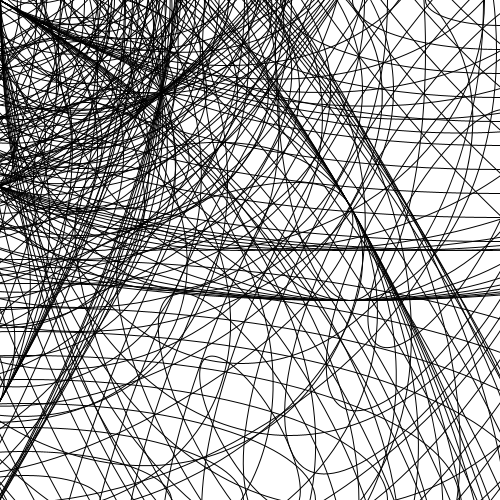
Frame 1 (no input)
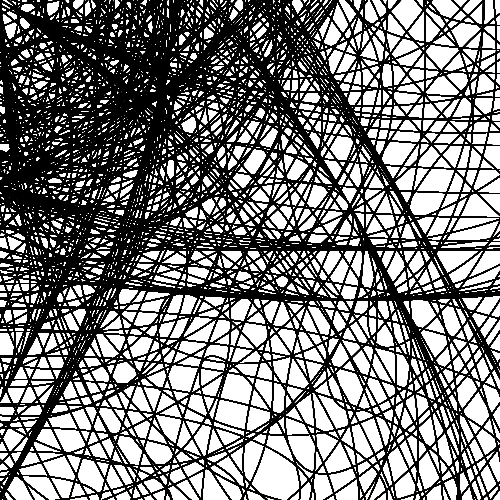
Frame 60 (the mouse pressed at the canvas centre just before this capture)
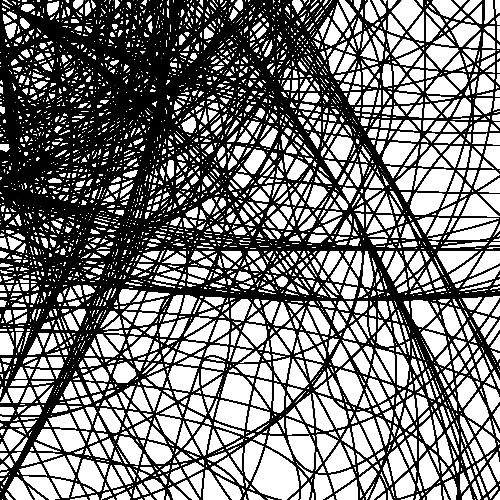
Frame 120 (the mouse held since frame 60 and released just before this capture)

The Processing sketch that drew these frames (run headless with seeded random() and noise(); from frame 60 on, the mouse is pressed at the canvas centre):

// Processing sketch: processing_87760
// ── processing_87760.pde

void setup () {
  size(500, 500);
  background(255);
}

void draw () {

noFill();
stroke(0);
for(int i = 50; i<=width; i=i+8)
{
  ellipse(80,  90, i*1.3, i );
  ellipse(i,  0, i*3, 500 );
  ellipse(500,  0, i*3, i );
   ellipse(i, 0, i*2, i*3);
   ellipse(350,  50, i*3, 500 );
    ellipse(25,  500, i*3, i );
    rotate(PI/3.0);
}
}
